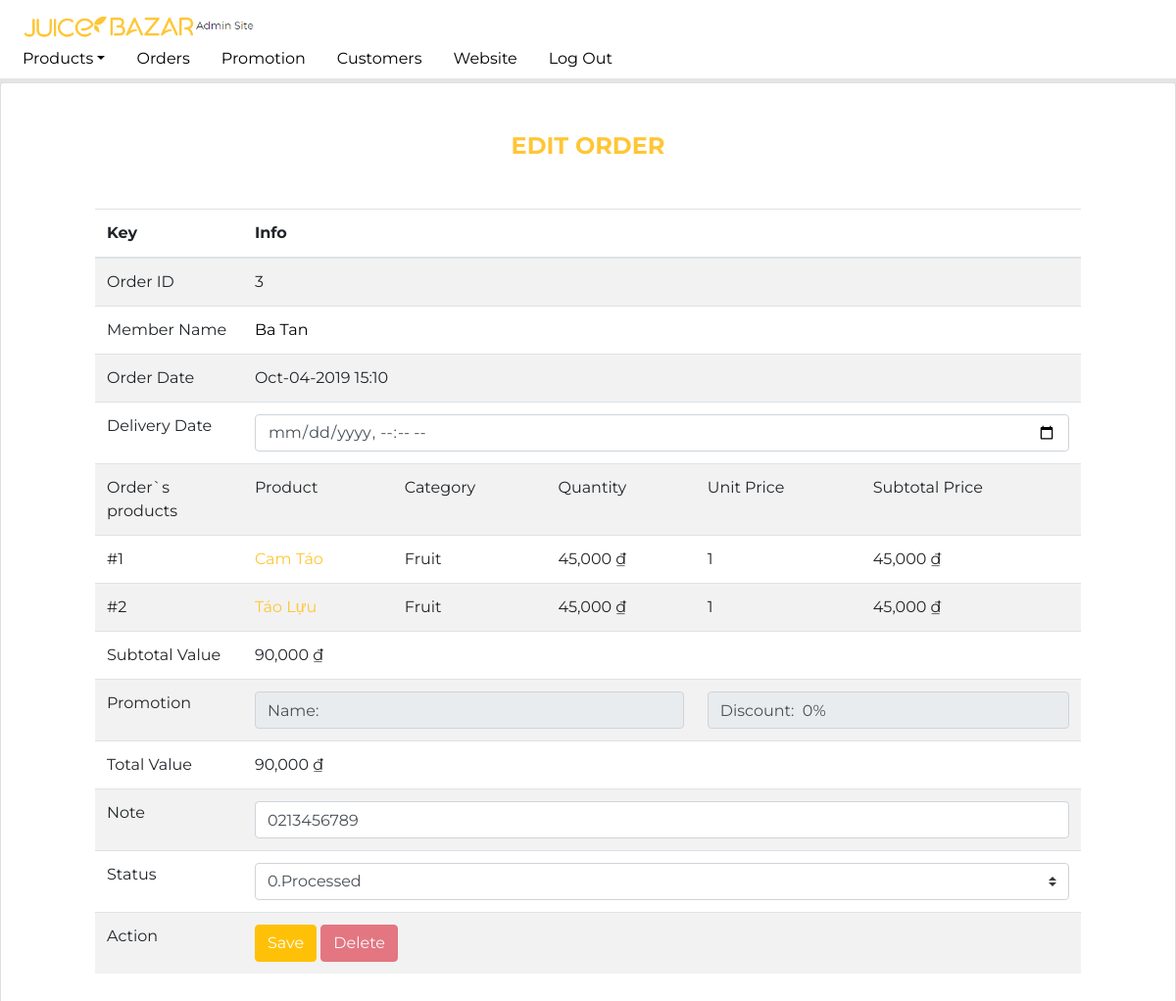
/admin/public/orders-edit.php?id=3 (signed in), run on an earlier commit of the app's database.
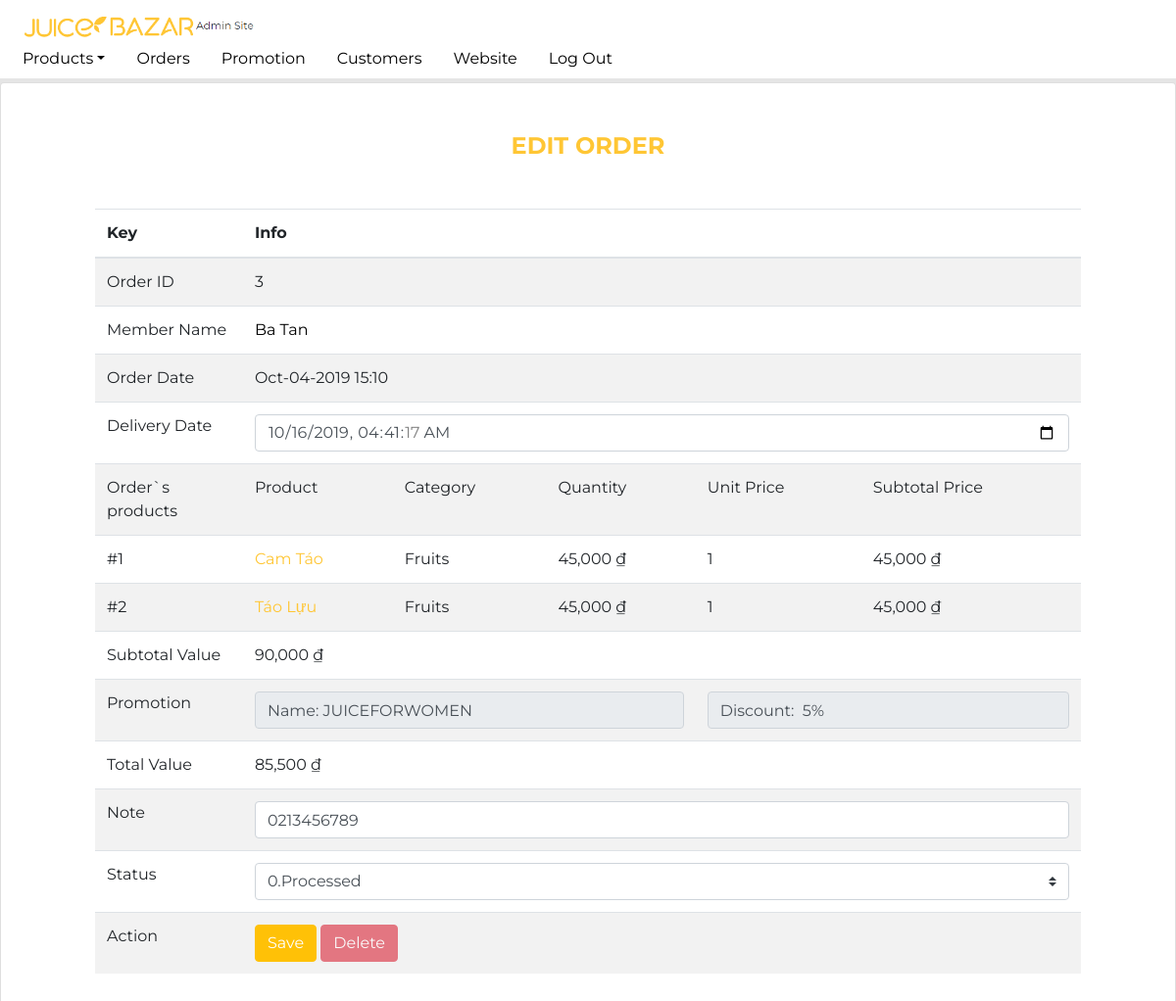
And on a later commit of the database.
### tables this page shows
CREATE TABLE `orderdetail` (
  `OrderId` int(11) NOT NULL,
  `ProductId` int(11) NOT NULL,
  `Quantity` int(11) NOT NULL,
  `CapacityId` tinyint(4) NOT NULL
);

CREATE TABLE `type` (
  `TypeId` int(11) NOT NULL,
  `Type` varchar(50) NOT NULL,
  `TypeStatus` tinyint(1) NOT NULL DEFAULT 0
);

CREATE TABLE `orders` (
  `OrderId` int(11) NOT NULL,
  `MemberId` int(11) NOT NULL,
  `PurchaseDate` datetime NOT NULL DEFAULT current_timestamp(),
  `DeliveryDate` datetime DEFAULT NULL,
  `PromoId` tinyint(4) DEFAULT NULL,
  `Status` tinyint(1) NOT NULL DEFAULT 0,
  `Note` text NOT NULL
);

CREATE TABLE `product` (
  `ProductId` int(11) NOT NULL,
  `TypeId` int(11) NOT NULL,
  `Name` varchar(50) NOT NULL,
  `Image` varchar(255) DEFAULT NULL,
  `Description` text DEFAULT NULL,
  `Nutrition` text DEFAULT NULL,
  `Status` tinyint(1) NOT NULL DEFAULT 1
);

CREATE TABLE `inventory` (
  `ProductId` int(11) NOT NULL,
  `CapacityId` tinyint(4) NOT NULL,
  `Price` int(11) NOT NULL,
  `EntryPrice` int(11) NOT NULL,
  `Quantity` int(11) NOT NULL
);

### admin/public/orders-edit.php (called while the page is built, shortened)
<?php
if (!empty($_SESSION['admin'])) {
    include_once __DIR__ . '/../include/DatabaseConnection.php';
    include_once __DIR__ . '/../include/DatabaseFunctions.php';
    try {
        if (isset($_POST['EditOrderBtn'])) {
            $record =  [
                'OrderId' => $_POST['OrderId'],
                'DeliveryDate' => $_POST['DeliveryDate'],
                'PromoId' => $_POST['PromoId'],
                'Note' => $_POST['Note'],
                'Status' => $_POST['Status']
            ];
            editOrder($pdo, $record);
            header('location: orders-edit.php?id=' . $_POST['OrderId'] . '');
        } else {
            if (!empty($_GET['id'])) {
                if (!empty(getOrders($pdo, $_GET['id']))) {
                    $orders = getOrders($pdo, $_GET['id']);
                } else {
                    header('location: admin-orders.php');
                }
            } else {
                header('location: admin-orders.php');
            }
            include __DIR__ . '/../templates/orders-edit.html.php';
        }
    } catch (PDOException $e) {
        $title = 'An error has occurred';
        $output = 'Database error: ' . $e->getMessage() . ' in ' .
            $e->getFile() . ':' . $e->getLine();
    }
} else {
    header('location: index.php');
}
include __DIR__ . '/../templates/layout.html.php';

### admin/include/DatabaseFunctions.php (called while the page is built, shortened)
<?php
function query($pdo, $sql, $parameters = [])
{
    $query = $pdo->prepare($sql);
    $query->execute($parameters);
    return $query;
}
function getOrders($pdo, $id = '')
{
    if ($id == '') {
        $sql = 'SELECT * FROM `orders`';
        $query = query($pdo, $sql);
        $results = $query->fetchAll();
    } else {
        $sql = 'SELECT * FROM `orders` WHERE `OrderId` = :OrderId';
        $parameters = [':OrderId' => $id];
        $query = query($pdo, $sql, $parameters);
        $results = $query->fetchAll();
    }
    $orders = [];
    foreach ($results as $result) {
        $promo = empty($result['PromoId']) ? ['PromoName' => '', 'PromoValue' => 0] : getInfoOrder($pdo, 'promotion', 'PromoId', $result['PromoId']);
        $member = getInfoOrder($pdo, 'member', 'MemberId', $result['MemberId']);
        $items = getOrderDetail($pdo, $result['OrderId']);
        $totalPrice = 0;
        foreach ($items as $item) {
            $totalPrice += ($item['Price'] * $item['Quantity']);
        }
        $orders[] = [
            'OrderId' => $result['OrderId'],
            'MemberId' => $result['MemberId'],
            'MemberName' => $member['Name'],
            'PurchaseDate' => $result['PurchaseDate'],
            'DeliveryDate' => $result['DeliveryDate'] ?? "",
            'Items' => getOrderDetail($pdo, $result['OrderId']),
            'PromoId' => $result['PromoId'],
            'PromoName' => $promo['PromoName'],
            'PromoValue' => $promo['PromoValue'],
            'TotalPrice' => $totalPrice,
            'Status' => $result['Status'],
            'Note' => $result['Note']
        ];
    }
    return $orders;
}
function getOrderDetail($pdo, $OrderId)
{
    $sql = 'SELECT p.`ProductId`, p.`Name`, pc.`Price`, od.`Quantity`, od.`CapacityId`, p.`TypeId`, t.`Type` FROM `orderdetail` od JOIN `product` p ON od.`ProductId` = p.`ProductId` JOIN `inventory` pc ON od.`ProductId` = pc.`ProductId` AND od.`CapacityId` = pc.`CapacityId` JOIN `Type` t ON t.`TypeId` = p.`TypeId` WHERE `OrderID` = :OrderId';
    $parameters = [':OrderId' => $OrderId];
    $results = query($pdo, $sql, $parameters)->fetchAll();
    return $results;
}
function getInfoOrder($pdo, $table, $primaryKey, $keyValue)
{
    $sql = 'SELECT * FROM `' . $table . '` WHERE `' . $primaryKey . '` = :keyValue';
    $parameters = [':keyValue' => $keyValue];
    $results = query($pdo, $sql, $parameters)->fetch();
    return $results;
}

### admin/templates/orders-edit.html.php (the view, shortened to what the changed rows need)
<div class="page-section card col-12 p-5">
    <div class="px-5">
        <table class="table table-hover table-striped" id='prodEditTable'>
            <thead>
                <tr>
                    <th scope="col" width=15%>Key</th>
                    <th scope="col" colspan="5">Info</th>
                </tr>
            </thead>
            <tbody>
                <form method="post" action="">
                    <tr>
                        <td scope="col">Order ID</td>
                        <td colspan="5">
                            <?= $orders[0]['OrderId'] ?>
                        </td>
                    </tr>
                    <tr>
                        <td scope="col">Order Date</td>
                        <td colspan="5">
                            <?= date_format(date_create($orders[0]['PurchaseDate']), 'M-d-Y H:i') ?>
                        </td>
                    </tr>
                    <tr>
                        <td colspan="5">
                            <input class="form-control" name="DeliveryDate" type="datetime-local" value="<?php if ($orders[0]['DeliveryDate'] == '') {
                                                                                                                echo '';
                                                                                                            } else {
                                                                                                                echo date_format(date_create($orders[0]['DeliveryDate']), 'Y-m-d\TH:i:s');
                                                                                                            } ?>">
                        </td>
                    </tr>
                    <?php $countItem = 0; ?>
                    <?php foreach ($orders[0]['Items'] as $item) : ?>
                        <tr>
                            <td>#<?= ++$countItem ?> </td>
                            <td><a href="products-edit.php?id=<?= $item['ProductId'] ?>"><?= $item['Name'] ?></td>
                            <td><?= $item['Type']; ?></td>
                            <td><?= number_format($item['Price']) ?> ₫</td>
                            <td><?= $item['Quantity']; ?></td>
                            <td><?= number_format($item['Price'] * $item['Quantity']) ?> ₫</td>
                        </tr>
                    <?php endforeach; ?>
                    <tr>
                        <td colspan="3">
                            <input class="form-control" type="text" disabled value="Name: <?= $orders[0]['PromoName'] ?>">
                        </td>
                        <td colspan="2">
                            <input class="form-control" type="text" disabled value="Discount:  <?= $orders[0]['PromoValue'] * 100 ?>%">
                        </td>
                    </tr>
                    <tr>
                        <td scope="col">Total Value</td>
                        <td colspan="5">
                            <?= number_format($orders[0]['TotalPrice'] * (1 - $orders[0]['PromoValue'])) ?> ₫
                        </td>
                    </tr>
                    <tr>
                        <td colspan="5">
                            <input class="form-control" name="Note" type="text" value="<?= $orders[0]['Note'] ?>">
                        </td>
                    </tr>
                    <tr>
                        <td colspan="5">
                            <select class="custom-select" name="Status" value="<?= $orders[0]['Status'] ?>">
                                <option value="0" <?= $orders[0]['Status'] > 0 ? 'disabled' : '' ?> <?= $orders[0]['Status'] == 0 ? 'selected' : '' ?>>0.Processed</option>
                            </select>
                        </td>
                    </tr>
                </form>
            </tbody>
        </table>
    </div>
</div>

What changed in the data, as far as the page shows it:
changed orders "0.Processed": DeliveryDate (not shown) → "10/16/2019 04:41:17"; Status "Discount: 0%" → (not shown); $orders[0]['TotalPrice']*(1-$orders[0]['PromoValue']) "90,000" → (not shown)
changed through a linked row, orderdetail "Cam Táo": type.Type "Fruit" → "Fruits"
changed through a linked row, orderdetail "Táo Lựu": type.Type "Fruit" → "Fruits"
Also different on the page:
form field value: "Name:" → "Name: JUICEFORWOMEN"
form field value: (not shown) → "Discount: 5%"
$orders[0]['TotalPrice'] * (1 - $orders[0]['PromoValue']): (not shown) → "85,500"
